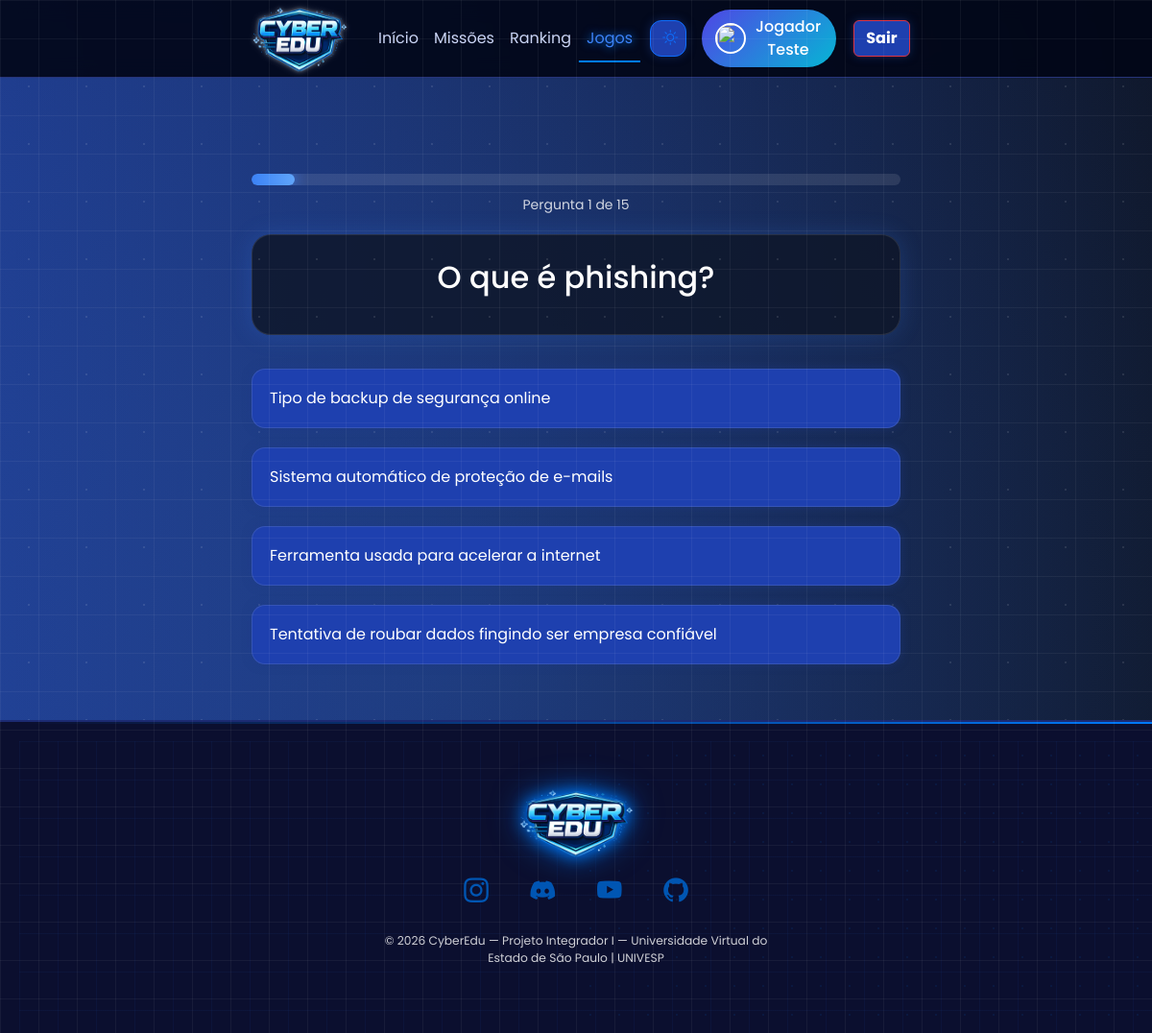
Page /quiz.php (signed in) on the committed database.
### tables this page shows
CREATE TABLE `perguntas` (
  `id_pergunta` int NOT NULL AUTO_INCREMENT,
  `texto_pergunta` text,
  `id_categoria` int DEFAULT NULL,
  `id_fase` int DEFAULT NULL,
  `nivel_dificuldade` int DEFAULT NULL,
  `xp` int DEFAULT '10',
  PRIMARY KEY (`id_pergunta`),
  KEY `id_categoria` (`id_categoria`),
  KEY `id_fase` (`id_fase`),
  CONSTRAINT `perguntas_ibfk_1` FOREIGN KEY (`id_categoria`) REFERENCES `categorias` (`id_categoria`),
  CONSTRAINT `perguntas_ibfk_2` FOREIGN KEY (`id_fase`) REFERENCES `fases` (`id_fase`)
);

CREATE TABLE `alternativas` (
  `id_alternativa` int NOT NULL AUTO_INCREMENT,
  `id_pergunta` int DEFAULT NULL,
  `texto_alternativa` text,
  `correta` tinyint(1) DEFAULT '0',
  PRIMARY KEY (`id_alternativa`),
  KEY `id_pergunta` (`id_pergunta`),
  CONSTRAINT `alternativas_ibfk_1` FOREIGN KEY (`id_pergunta`) REFERENCES `perguntas` (`id_pergunta`)
);

### quiz.php (the view, shortened to what this page needs)
<?php
include("testeconexao.php");
$sql_total = "SELECT COUNT(*) as total FROM perguntas";
$res_total = $conn->query($sql_total);
$total = $res_total->fetch_assoc()['total'];
$id_pergunta = $_SESSION['pergunta_atual'];
$sql = "SELECT * FROM perguntas WHERE id_pergunta = $id_pergunta";
$result = $conn->query($sql);
$pergunta = $result->fetch_assoc();
$sql2 = "SELECT * FROM alternativas WHERE id_pergunta = $id_pergunta ORDER BY RAND()";
$result2 = $conn->query($sql2);
?>
<!DOCTYPE html>
<html lang="pt-br">
<head>
    <link href="https://cdn.jsdelivr.net/npm/bootstrap@5.3.3/dist/css/bootstrap.min.css" rel="stylesheet">
    <link href="ranking.css" rel="stylesheet">
    <link href="https://cdn.jsdelivr.net/npm/bootstrap-icons@1.11.3/font/bootstrap-icons.css" rel="stylesheet">
</head>
<body id="mainBody" class="dark-mode">
    <nav class="navbar navbar-expand-lg navbar-light bg-white">
        <div class="container">
      <a class="navbar-brand d-flex align-items-center" href="#">
    <img src="/img/pages/img/logoof.png" alt="Logo" width="100" height="70" class="me-2 logo-energia">
</a>
            <div class="collapse navbar-collapse" id="menu">
                <ul class="navbar-nav me-auto">
                    <li class="nav-item">
                        <a class="nav-link" href="Inicio.php">Início</a>
                    </li>
                    <li class="nav-item">
                        <a class="nav-link" href="missoes_semlogin.html">Missões</a>
                    </li>
                    <li class="nav-item">
                        <a class="nav-link" href="rankingpage.php">Ranking</a>
                    </li>
                     <li class="nav-item">
                        <a class="nav-link active" href="index.php">Jogos</a>
                    </li>
                </ul>
<button onclick="toggleDark(event)" id="themeBtn" class="btn btn-outline-primary me-3">
    <i class="bi bi-sun"></i>
</button>
<?php if(isset($_SESSION['nome'])): ?>
    <a href="profile.php" class="d-flex align-items-center btn btn-outline-primary me-2 perfil-btn">
      <img src="perfilft.png" class="avatar-navbar me-2">
         <?php echo $_SESSION['nome']; ?>
    </a>
    <button class="btn btn-danger" onclick="window.location.href='logout.php'">
        <b> Sair</b>
    </button>
<?php endif; ?>
</nav>
    <div class="container">
<?php
$progresso = ($_SESSION['pergunta_atual'] / $total) * 100;
?>
<div class="progress-container">
    <div class="progress-bar" style="width: <?php echo $progresso; ?>%"></div>
</div>
<p class="progresso-text">
    Pergunta <?php echo $_SESSION['pergunta_atual']; ?> de <?php echo $total; ?>
</p>
<div class="pergunta-box">
    <h2><?php echo $pergunta['texto_pergunta']; ?></h2>
</div>
<?php while($alt = $result2->fetch_assoc()) { ?>
    <form method="POST">
        <button
            type="submit"
            name="resposta"
            value="<?php echo $alt['id_alternativa']; ?>"
            class="alt-btn">
            <?php echo $alt['texto_alternativa']; ?>
        </button>
    </form>
<?php } ?>
</div>
<footer class="footer-insane position-relative overflow-hidden mt-5">
  <div class="grid-bg"></div>
  <div class="neon-line"></div>
  <div class="container text-center position-relative z-2 py-5">
    <div class="footer-logo mb-3">
      <img src="/img/pages/img/logoof.png" alt="CyberEdu Logo" class="logo-img" width="120">
    </div>
    <div class="social-icons mb-4">
      <a href="#" class="mx-2"><i class="bi bi-instagram"></i></a>
      <a href="#" class="mx-2"><i class="bi bi-discord"></i></a>
      <a href="#" class="mx-2"><i class="bi bi-youtube"></i></a>
      <a href="#" class="mx-2"><i class="bi bi-github"></i></a>
    </div>
    <p class="copy small mb-0">© 2026 CyberEdu — Projeto Integrador I — Universidade Virtual do <br> Estado de São Paulo | UNIVESP</p>
  </div>
</footer>
</html>

### ranking.css (style rules this page uses)
:root { --primary: #007bff; --primary-dark: #0056b3; --bg: #f0f4ff; --card: #122477; --text: #01296e; --subtext: #131c5e; --border: #ddd; }
.footer-insane { background-color: #0b0f2f !important; color: #ffffff !important; border-top: 2px solid #1c2a72 !important; }
.footer-insane .copy { color: #ffffff !important; opacity: 0.8; }
body { font-family:'Poppins', sans-serif; background:var(--bg); color:var(--text); transition: background 0.3s, color 0.3s; }
.card-custom, .navbar, .btn { transition: all 0.3s ease; }
.dark-mode { --bg:#0b0f2f; --text:#ffffff; --card:#ffffff; --border:#1c2a72; --subtext:#cbd5ff; }
.navbar { background: rgba(255,255,255,0.8) !important; backdrop-filter: blur(12px); }
.dark-mode .navbar { background: rgba(11,15,47,0.8) !important; border-bottom: 1px solid #1c2a72; }
.navbar .nav-link { position:relative; color:var(--text); }
.navbar .nav-link::after { content:""; position:absolute; left:50%; bottom:-5px; width:0%; height:2px; background:var(--primary); transition:0.3s; transform:translateX(-50%); }
#themeBtn { position:relative; overflow:hidden; border-radius:12px; transition: all 0.3s ease; }
#themeBtn i { transition: all 0.4s ease; }
.footer-insane { background-color: var(--bg); color: var(--text); border-top: 2px solid var(--border); position: relative; overflow: hidden; }
.grid-bg { position: absolute; width: 100%; height: 100%; background-image: linear-gradient(rgba(46,124,255,0.05) 1px, transparent 1px), linear-gradient(90deg, rgba(46,124,255,0.05) 1px, transparent 1px); background-size: 40px 40px; animation: gridMove 15s linear infinite; }
.neon-line { position: absolute; top: 0; width: 200%; height: 2px; background: linear-gradient(90deg, transparent, var(--primary), transparent); animation: neonMove 4s linear infinite; }
.social-icons i { font-size: 1.6rem; margin: 0 12px; color: var(--primary-dark); transition: 0.3s; cursor: pointer; }
.copy { color: var(--subtext); }
.footer-logo { margin-bottom: 0.5rem; display: flex; justify-content: center; align-items: center; }
.footer-logo .logo-img { width: 120px; height: auto; filter: drop-shadow(0 0 8px var(--primary)) drop-shadow(0 0 15px var(--primary-dark)); transition: 0.3s; }
:root { --btn-text: #ffffff; }
.dark-mode { --btn-text: #ffffff; }
.logo-energia { transition: transform 0.3s ease, filter 0.3s ease; filter: drop-shadow(0 0 2px rgba(255, 255, 255, 0.4)) drop-shadow(0 0 4px rgba(255, 255, 255, 0.2)); }
:root { --bg: #ffffff; --text-color: #111; --card: rgba(31, 80, 193, 0.15); --bar: #d0d0d0; }
body { background: var(--bg); transition: 0.3s ease; }
.nav-link { color: white; position: relative; transition: 0.3s; }
.nav-link.active { color: var(--primary) !important; }
.nav-link::after { content: ""; position: absolute; width: 0%; height: 2px; bottom: -5px; left: 0; background: var(--primary); transition: 0.3s; }
.nav-link:hover::after, .nav-link.active::after { width: 100%; }
.nav-link.active { color: var(--primary); text-shadow: 0 0 10px var(--primary); }

### rows in the picture
perguntas: texto_pergunta "O que é phishing?"
alternativas: $alt['id_alternativa'] 1611 (drawn), texto_alternativa "Tipo de backup de segurança online"
alternativas: $alt['id_alternativa'] 1610 (drawn), texto_alternativa "Sistema automático de proteção de e-mails"
alternativas: $alt['id_alternativa'] 1612 (drawn), texto_alternativa "Ferramenta usada para acelerar a internet"
alternativas: $alt['id_alternativa'] 1609 (drawn), texto_alternativa "Tentativa de roubar dados fingindo ser empresa confiável"

### other values in the picture
$_SESSION['nome'] "Jogador Teste"
$_SESSION['pergunta_atual'] "1"
$total "15"
